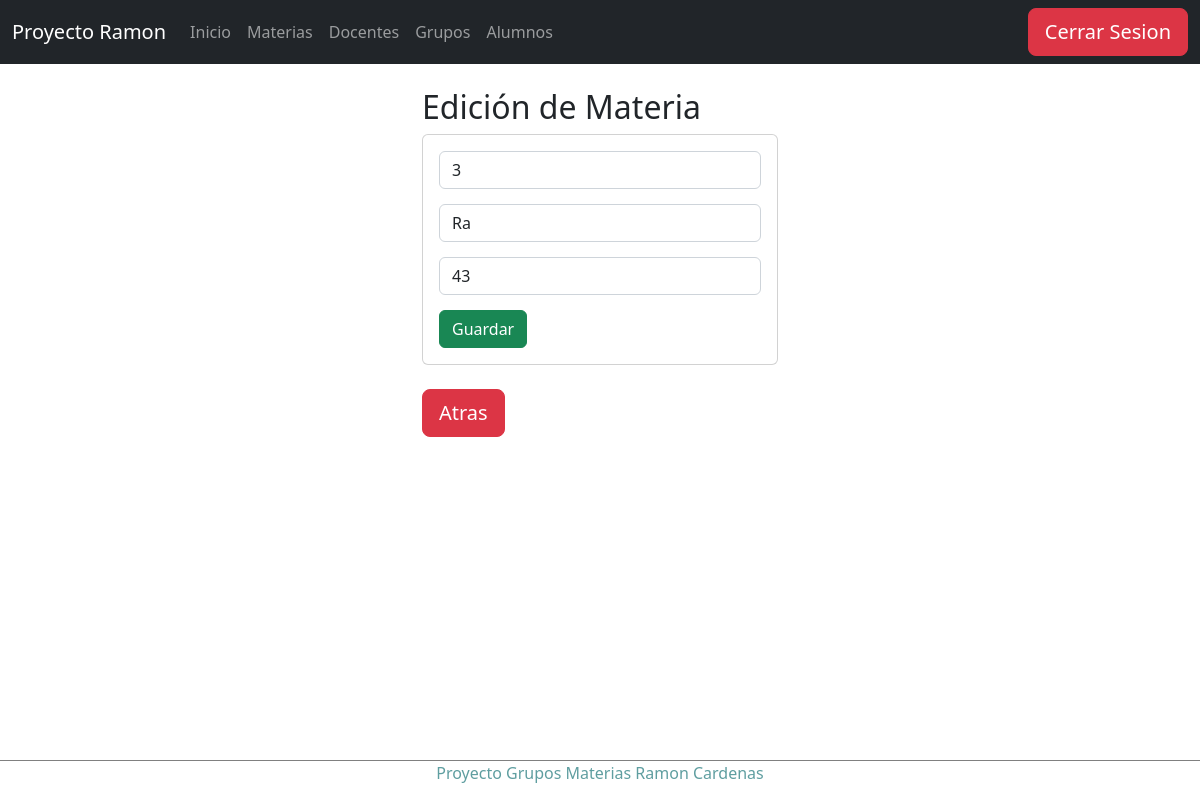
The page /edicionMateria/3 (signed in) on the database as committed earlier.
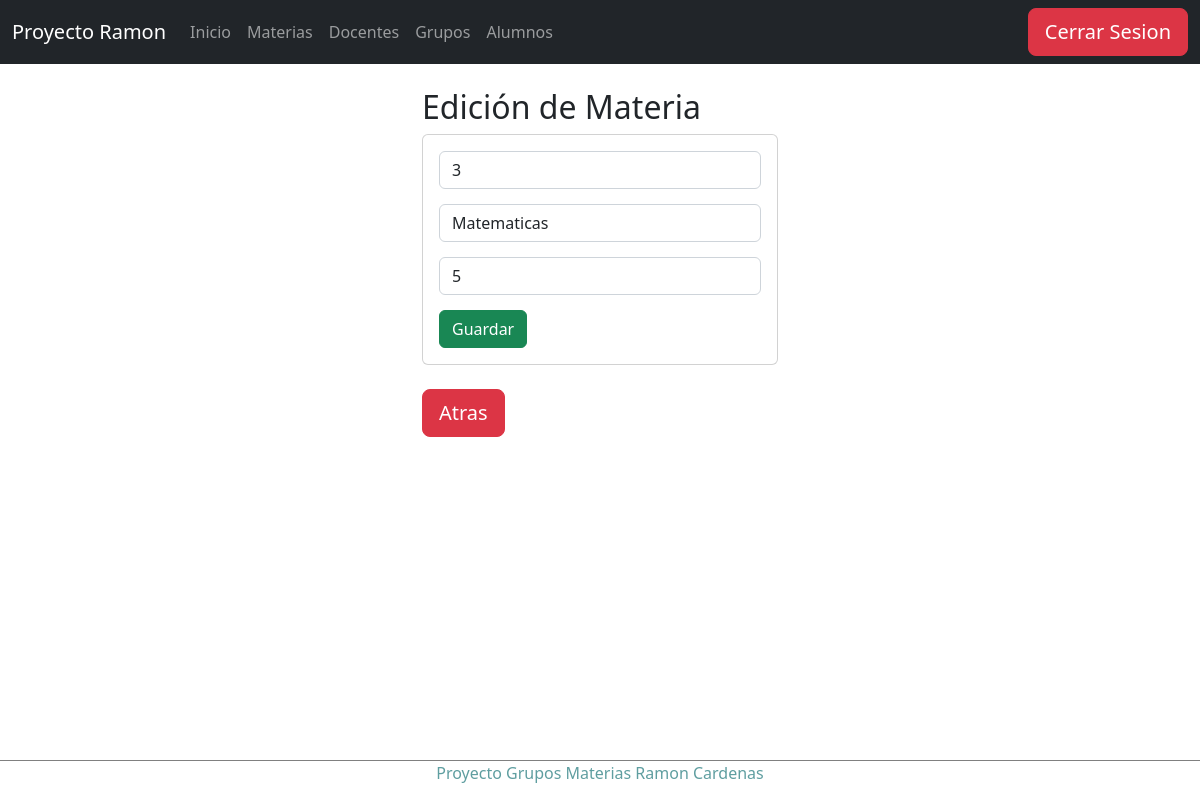
The same page on the database as committed later.
### Apps/Horario/models.py (models this page shows, shortened)
class Materia(models.Model):
    idMateria=models.CharField(primary_key=True,max_length=6)
    nombreMateria=models.CharField(max_length=50)
    creditosMateria=models.PositiveSmallIntegerField()

### Apps/Horario/views.py (the view)
# urls.py: path('edicionMateria/<idMateria>', views.edicionMateria),
@login_required
def edicionMateria(request, idMateria):
    materia = Materia.objects.get(idMateria=idMateria)
    return render(request, "materias/edicionMaterias.html", {"materia": materia})

### Apps/Horario/templates/materias/edicionMaterias.html (shortened to what this page needs)
{% extends "../base.html" %}
{% block body %}
<div class="row">
    <div class="col-md-4 offset-md-4">
        <h2>Edición de Materia</h2>
        <div class="card">
            <div class="card-body">
                <form action="/editarMateria/" method="POST">{% csrf_token %}
                    <div class="form-group">
                        <input type="text" id="idMateria" name="idMateria" value="{{materia.idMateria}}" class="form-control" placeholder="Id"
                            minlength="1" maxlength="6" readonly required>
                    </div>
                    <div class="form-group">
                        <input type="text" id="nombreMateria" name="nombreMateria" value="{{materia.nombreMateria}}" class="form-control" placeholder="Nombre"
                            maxlength="50" required>
                    </div>
                    <div class="form-group">
                        <input type="text" id="creditosMateria" name="creditosMateria" value="{{materia.creditosMateria}}" class="form-control" min="1" max="2"
                            value="1" required>
                    </div>
                    <div class="form-group">
                        <button type="submit" class="btn btn-success btn-block text-white">Guardar</button>
                    </div>
                </form>
            </div>
        </div>
        <br>
        <a href="/materias" class="btn btn-danger btn-lg">Atras</a>
    </div>
</div>
{% endblock %}

Rows that differ between the two databases and show on the page:
changed Materia id 3: nombreMateria "Ra" → "Matematicas"; creditosMateria "43" → "5"
